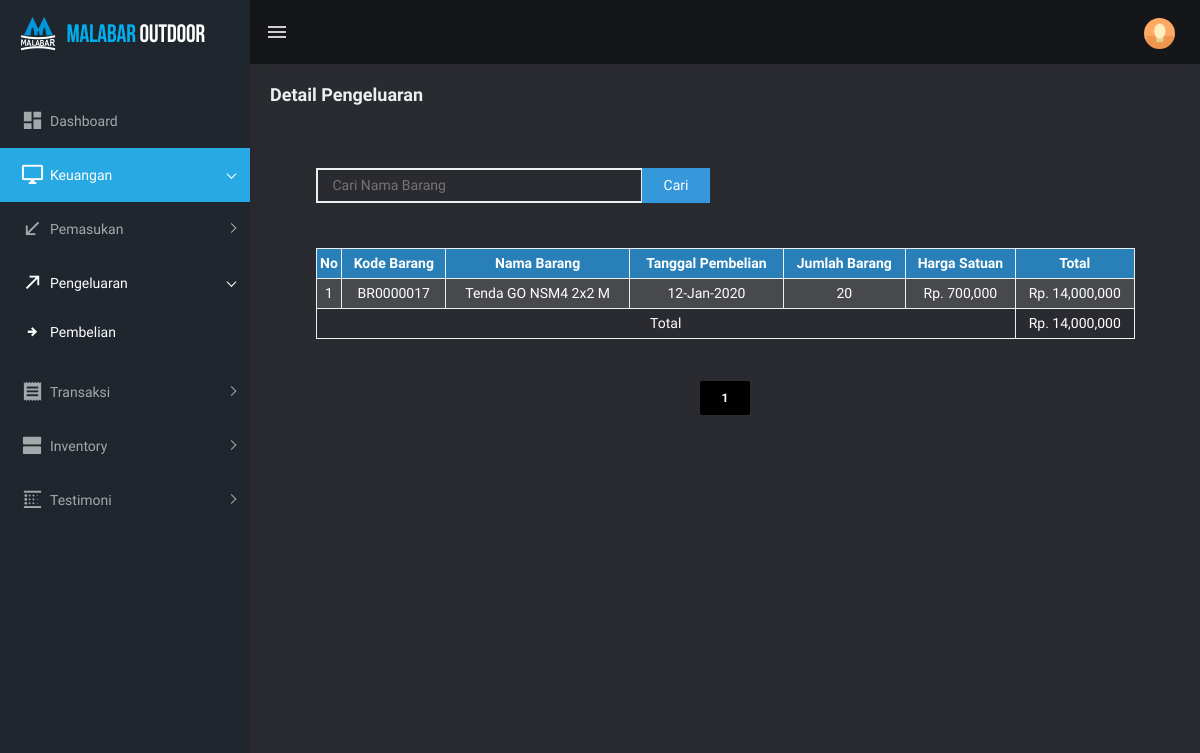
The page /admin/html/owner/pengeluaran.php (signed in) on the database as committed earlier.
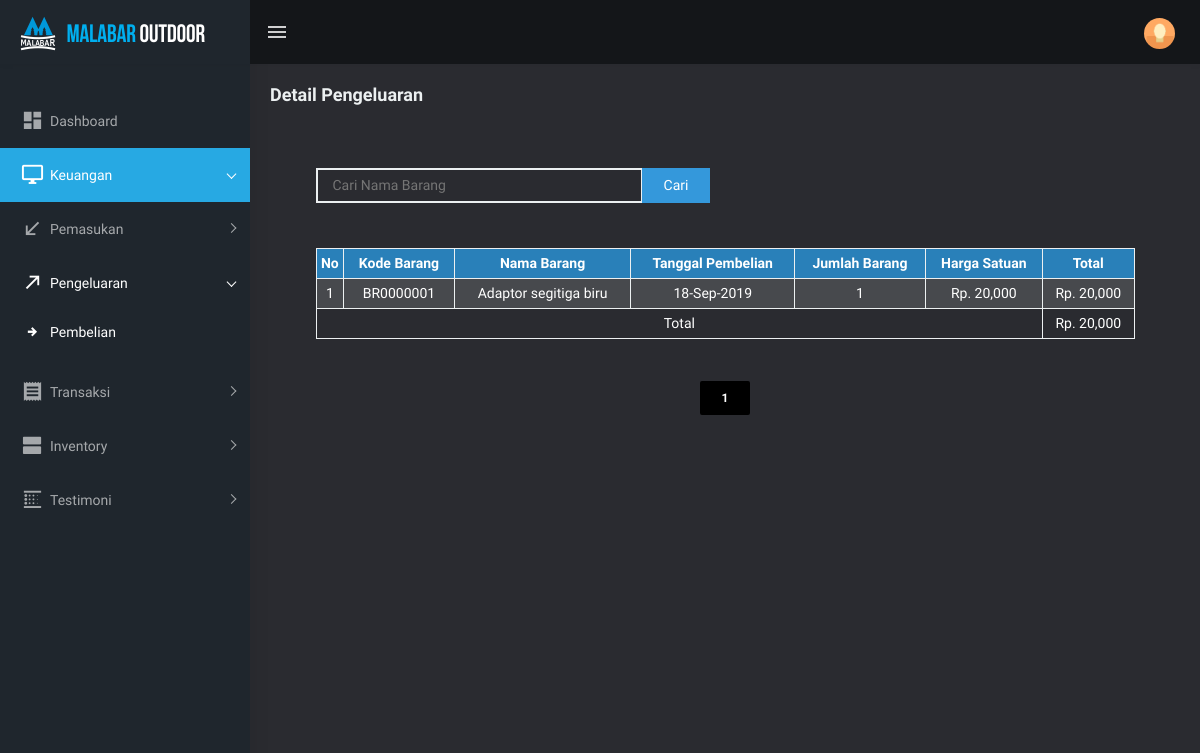
The same page on the database as committed later.
### tables this page shows
CREATE TABLE `detailbeli` (
  `kdDetBeli` int(11) NOT NULL,
  `jmlhBrg` int(11) NOT NULL,
  `hargaBeli` int(11) NOT NULL,
  `subTotal` int(11) NOT NULL,
  `kdBeli` int(11) NOT NULL,
  `idBrg` varchar(9) NOT NULL
);

CREATE TABLE `barang` (
  `idBrg` varchar(9) NOT NULL,
  `namaBrg` varchar(50) NOT NULL,
  `jenisBrg` varchar(25) NOT NULL,
  `hargaBrg` int(11) DEFAULT NULL,
  `hargaSewa` int(11) DEFAULT NULL,
  `Deskrip` text NOT NULL,
  `Foto` varchar(200) NOT NULL,
  `stockBrg` int(11) NOT NULL
);

CREATE TABLE `beli` (
  `kdBeli` int(11) NOT NULL,
  `tglBeli` date NOT NULL
);

### admin/html/owner/pengeluaran.php (the view, shortened to what the changed rows need)
<?php
include "../../../config.php";
$halaman = 15;
$page = isset($_GET["halaman"]) ? (int)$_GET["halaman"] : 1;
$mulai = ($page>1) ? ($page * $halaman) - $halaman : 0;
$result = mysqli_query($koneksi,"SELECT barang.idBrg, namaBrg, tglBeli, jmlhBrg, hargaBeli, subTotal FROM detailbeli JOIN beli ON beli.kdBeli = detailbeli.kdBeli JOIN barang ON barang.idBrg = detailbeli.idBrg WHERE detailbeli.kdDetBeli");
$total = mysqli_num_rows($result);
$pages = ceil($total/$halaman);
$pagi = false;
?>
<!DOCTYPE html>
<html dir="ltr" lang="en">
<head>
    <link href="../../assets/libs/flot/css/float-chart.css" rel="stylesheet">
    <link href="../../dist/css/style.min.css" rel="stylesheet">
</head>
<body>
    <div id="main-wrapper">
        <div class="page-wrapper" style="background-color: #2a2b30; color: rgba(236, 240, 241,1.0)">
            <div class="container-fluid">
                <center>
                    <br><br>
                    <table>
                        <tr>
                            <th>No</th>
                            <th>Kode Barang</th>
                            <th>Nama Barang</th>
                            <th>Tanggal Pembelian</th>
                            <th>Jumlah Barang</th>
                            <th>Harga Satuan</th>
                            <th>Total</th>
                        </tr>
                        <?php
                        $no=1;
                        $total = 0;
                        if (isset($_POST['submit'])) {
                            $namaBrg = $_POST['cari'];
                            $ambil = mysqli_query($koneksi,"SELECT barang.idBrg, namaBrg, tglBeli, jmlhBrg, hargaBeli, subTotal FROM detailbeli JOIN beli ON beli.kdBeli = detailbeli.kdBeli JOIN barang ON barang.idBrg = detailbeli.idBrg WHERE barang.namaBrg LIKE '%".$namaBrg."%' ORDER BY `beli`.`tglBeli` DESC");
                            if ($ambil)
                            {
                                while($pecah = mysqli_fetch_assoc($ambil)){
                                    $idBrg = $pecah['idBrg'];
                                    $namaBrg = $pecah['namaBrg'];
                                    $jmlhBrg  = $pecah['jmlhBrg'];
                                    $hargaBeli = $pecah['hargaBeli'];
                                    ?>
                                    <tr>
                                        <td><?php echo $no ?></td>
                                        <td><?php echo $idBrg ?></td>
                                        <td><?php echo $namaBrg ?></td>
                                        <td><?php echo date("d-M-Y", strtotime($pecah['tglBeli']))?></td>
                                        <td><?php echo $jmlhBrg ?></td>
                                        <td><?php echo "Rp. ",number_format($hargaBeli) ?></td>
                                        <td><?php echo "Rp. ",number_format($pecah['subTotal'])?></td>
                                    </tr>
                                    <?php
                                    $total = $total+$pecah['subTotal'];
                                    $no++;
                                }
                            }
                            ?>
                            <tr>
                                <td colspan="6">Total</td>
                                <td><?php echo "Rp. ",number_format($total) ?></td>
                            </tr>
                            <?php
                        }
                        else
                        {
                            $pagi = true;
                            $ambil = mysqli_query($koneksi,"SELECT barang.idBrg, namaBrg, tglBeli, jmlhBrg, hargaBeli, subTotal FROM detailbeli JOIN beli ON beli.kdBeli = detailbeli.kdBeli JOIN barang ON barang.idBrg = detailbeli.idBrg WHERE detailbeli.kdDetBeli ORDER BY `beli`.`tglBeli` DESC LIMIT $mulai, $halaman");
                            if ($ambil)
                            {
                                while($pecah = mysqli_fetch_assoc($ambil)){
                                    $idBrg = $pecah['idBrg'];
                                    $namaBrg = $pecah['namaBrg'];
                                    $jmlhBrg  = $pecah['jmlhBrg'];
                                    $hargaBeli = $pecah['hargaBeli'];
                                    ?>
                                    <tr>
                                        <td><?php echo $no ?></td>
                                        <td><?php echo $idBrg ?></td>
                                        <td><?php echo $namaBrg ?></td>
                                        <td><?php echo date("d-M-Y", strtotime($pecah['tglBeli']))?></td>
                                        <td><?php echo $jmlhBrg ?></td>
                                        <td><?php echo "Rp. ",number_format($hargaBeli) ?></td>
                                        <td><?php echo "Rp. ",number_format($pecah['subTotal'])?></td>
                                    </tr>
                                    <?php
                                    $total = $total+$pecah['subTotal'];
                                    $no++;
                                }
                            }
                            ?>
                            <tr>
                                <td colspan="6">Total</td>
                                <td><?php echo "Rp. ",number_format($total) ?></td>
                            </tr>
                            <?php
                        }
                        ?>
                    </table>
                    <br><br>
                    <?php
                    if ($pagi == true ){ ?>
                        <div align="center">
                            <?php for ($i=1; $i<=$pages ; $i++){ ?>
                                <a href="?halaman=<?php echo $i; ?>" class="btn btn-black"><?php echo $i; ?></a>
                            <?php } ?>
                        </div>
                        <?php
                    }
                    ?>
                </center>
            </div>
        </div>
    </body>
    </html>

Rows that differ between the two databases and show on the page:
removed detailbeli: idBrg.idBrg "BR0000017", idBrg.namaBrg "Tenda GO NSM4 2x2 M", kdBeli.tglBeli "12-Jan-2020", jmlhBrg "20", hargaBeli "700,000", subTotal "14,000,000"
added detailbeli: idBrg.idBrg "BR0000001", idBrg.namaBrg "Adaptor segitiga biru", kdBeli.tglBeli "18-Sep-2019", jmlhBrg "1", hargaBeli "20,000", subTotal "20,000"
Other text that changed with them:
$total: "14,000,000" → "20,000"
